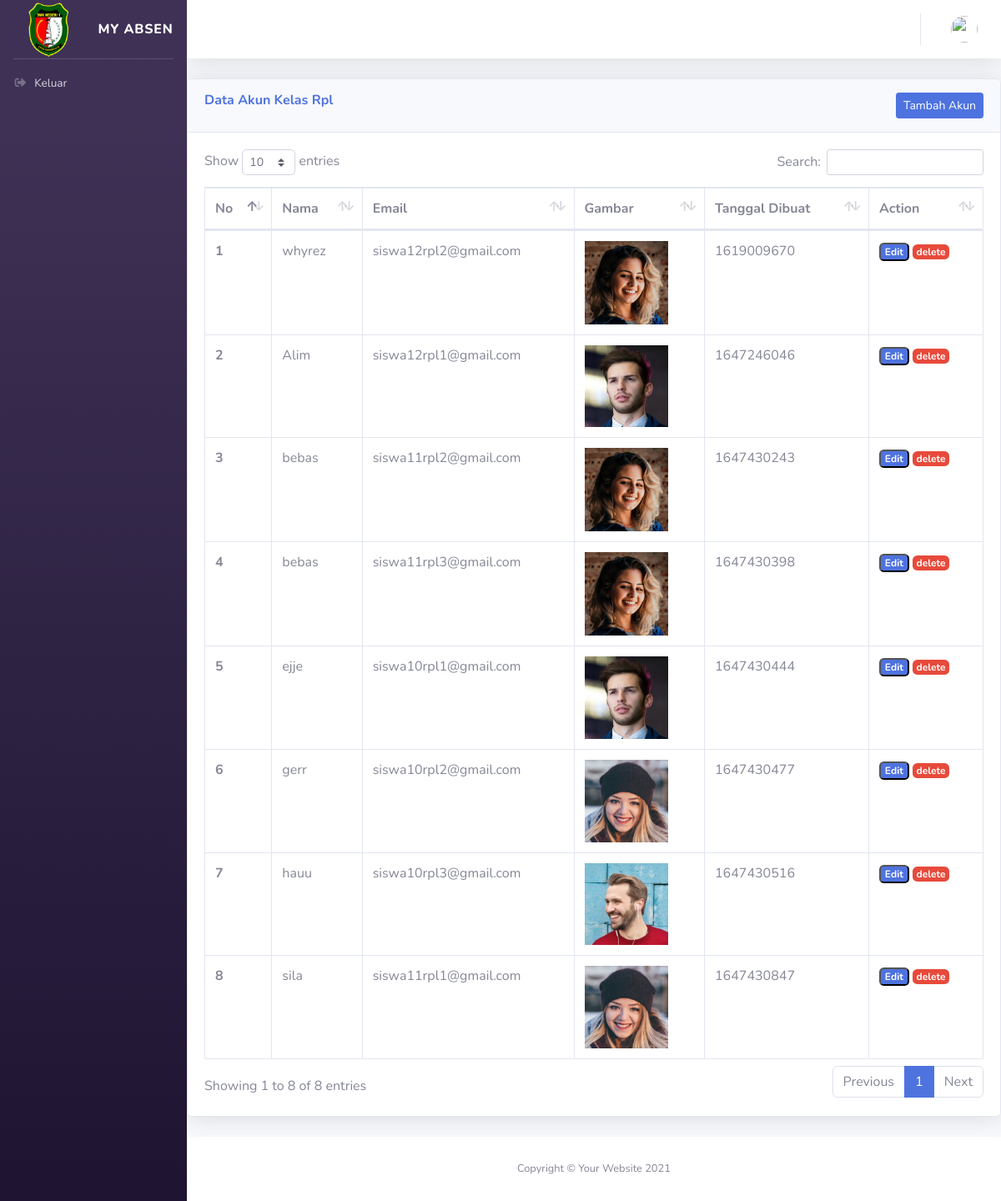
Screenshot of /index.php/jurusan/dataAkunRpl with the database file from the repository.
### tables this page shows
CREATE TABLE `user` (
  `id` int NOT NULL,
  `name` varchar(128) NOT NULL,
  `email` varchar(128) NOT NULL,
  `image` varchar(128) NOT NULL,
  `password` varchar(256) NOT NULL,
  `role_id` int NOT NULL,
  `id_jurusan` int NOT NULL,
  `id_kelasrpl` int NOT NULL,
  `id_kelastkj` int NOT NULL,
  `id_kelasmm` int NOT NULL,
  `is_active` int NOT NULL,
  `date_created` int NOT NULL
);

### application/controllers/Jurusan.php (called while the page is built, shortened)
<?php
class Jurusan extends CI_Controller
{
    public function __construct()
    {
        $this->load->library('form_validation');
        $this->load->model('Model_kelas');
        $this->load->model('Model_siswa');
        $this->load->model('Model_absen');
    }
    public function dataAkunRpl()
    {
        $data['title'] = 'Data Akun Rpl';
        $data['user'] = $this->db->get_where('user', ['email' => $this->session->userdata('email')])->row_array();
        $data['akunRpl'] = $this->Model_siswa->getAkunSiswaRpl();
        $data['kelasRpl'] = $this->Model_kelas->getKelasRpl();
        $data['role'] = $this->Model_kelas->tampilRole();
        $this->load->view('templates/header', $data);
        $this->load->view('templates/sidebar', $data);
        $this->load->view('templates/topbar', $data);
        $this->load->view('akunJurusan/akunRpl', $data);
        $this->load->view('templates/footer');
    }
}

### index.php (called while the page is built, shortened)
<?php
require_once BASEPATH.'core/CodeIgniter.php';

### application/models/Model_siswa.php (called while the page is built, shortened)
<?php
class Model_siswa extends CI_model
{
    public function getAkunSiswaRpl()
    {
        $this->db->select('*');
        $this->db->from('user');
        $this->db->like('id_kelasrpl', 1);
        $this->db->or_like('id_kelasrpl', 2);
        $this->db->or_like('id_kelasrpl', 3);
        $this->db->or_like('id_kelasrpl', 4);
        $this->db->or_like('id_kelasrpl', 5);
        $this->db->or_like('id_kelasrpl', 6);
        $this->db->or_like('id_kelasrpl', 7);
        $this->db->or_like('id_kelasrpl', 8);
        return $this->db->get()->result();
    }
}

### application/views/akunJurusan/akunRpl.php (the view, shortened to what this page needs)
<div class="row">
    <div class="col-lg">
        <div class="card shadow mb-4">
            <div class="card-header py-3">
                <h6 class="m-0 font-weight-bold text-primary">Data Akun Kelas Rpl
                    <a href="" class="btn btn-primary btn-sm float-right" data-toggle="modal" data-target="#examplesubModal">Tambah
                        Akun</a>
            </div>
            <div class="card-body">
                <div class="table-responsive">
                    <table class="table table-bordered" id="dataTable" width="100%" cellspacing="0">
                        <thead>
                            <tr>
                                <th scope="col">No</th>
                                <th scope="col">Nama</th>
                                <th scope="col">Email</th>
                                <th scope="col">Gambar</th>
                                <th scope="col">Tanggal Dibuat</th>
                                <th scope="col">Action</th>
                            </tr>
                        </thead>
                        <tbody>
                            <?php $i = 1; ?>
                            <?php foreach ($akunRpl as $r) : ?>
                                <tr>
                                    <th scope="row"><?= $i; ?></th>
                                    <td><?= $r->name ?></td>
                                    <td><?= $r->email ?></td>
                                    <td><img src="<?php echo base_url() . './gambar/profilrpl/' . $r->image ?>" width="100"></td>
                                    <td><?= $r->date_created ?></td>
                                    <td>
                                        <button type="button" class="badge badge-primary mb-3" data-toggle="modal" data-target="#lexamplesubModal<?php echo $r->id ?>">Edit</button>
                                        <a href="<?= base_url(); ?>jurusan/deleteAkunRpl/<?= $r->id ?>" class="badge badge-danger" onclick="return confirm('Are you sure?');">delete</a>
                                    </td>
                                </tr>
                                <?php $i++; ?>
                            <?php endforeach; ?>
                        </tbody>
                    </table>
                </div>
            </div>
        </div>
    </div>
</div>

### application/views/templates/header.php (shortened to what this page needs)
<!DOCTYPE html>
<html lang="en">
<head>
    <link href="<?php echo base_url() ?>assets/vendor/fontawesome-free/css/all.min.css" rel="stylesheet" type="text/css">
    <link href="<?php echo base_url() ?>assets/css/sb-admin-2.min.css" rel="stylesheet">
    <link href="<?php echo base_url() ?>assets/vendor/datatables/dataTables.bootstrap4.min.css" rel="stylesheet">
</head>
<body id="page-top">
    <div id="wrapper">

### application/views/templates/sidebar.php (shortened to what this page needs)
<ul class="navbar-nav bg-gradient-primary sidebar sidebar-dark accordion" id="accordionSidebar">
    <a class="sidebar-brand d-flex align-items-center justify-content-center" href="">
        <div class="sidebar-brand-icon mr-3">
           <img src="<?= base_url('assets/logo/smea.png'); ?>" alt="" width="85px" height="85px">
        </div>
        <div class="sidebar-brand-text">My Absen</sup></div>
    </a>
    <hr class="sidebar-divider my-0">
    <li class="nav-item">
        <a class="nav-link" href="<?= base_url('auth/logout'); ?>">
            <i class="fas fa-sign-out-alt fa-sm fa-fw"></i>
            <span>Keluar</span></a>
    </li>
</ul>

### application/views/templates/topbar.php (shortened to what this page needs)
<div id="content-wrapper" class="d-flex flex-column">
    <div id="content">
        <nav class="navbar navbar-expand navbar-light bg-white topbar mb-4 static-top shadow">
            <ul class="navbar-nav ml-auto">
                <li class="nav-item dropdown no-arrow">
                    <a class="nav-link dropdown-toggle" href="#" id="userDropdown" role="button" data-toggle="dropdown" aria-haspopup="true" aria-expanded="false">
                        <img class="img-profile rounded-circle" src="<?= base_url('gambar/profilrpl/') . $user['image']; ?>">
                    </a>
                </li>
            </ul>
        </nav>

### application/views/templates/footer.php (shortened to what this page needs)
<footer class="sticky-footer bg-white">
    <div class="container my-auto">
        <div class="copyright text-center my-auto">
            <span>Copyright &copy; Your Website 2021</span>
        </div>
    </div>
</footer>
</div>
</div>
</body>
</html>

### rows the page displays
user: name "whyrez", email "siswa12rpl2@gmail.com", image (picture), date_created "1619009670"
user: name "Alim", email "siswa12rpl1@gmail.com", image (picture), date_created "1647246046"
user: name "bebas", email "siswa11rpl2@gmail.com", image (picture), date_created "1647430243"
user: name "bebas", email "siswa11rpl3@gmail.com", image (picture), date_created "1647430398"
user: name "ejje", email "siswa10rpl1@gmail.com", image (picture), date_created "1647430444"
user: name "gerr", email "siswa10rpl2@gmail.com", image (picture), date_created "1647430477"
user: name "hauu", email "siswa10rpl3@gmail.com", image (picture), date_created "1647430516"
user: name "sila", email "siswa11rpl1@gmail.com", image (picture), date_created "1647430847"
